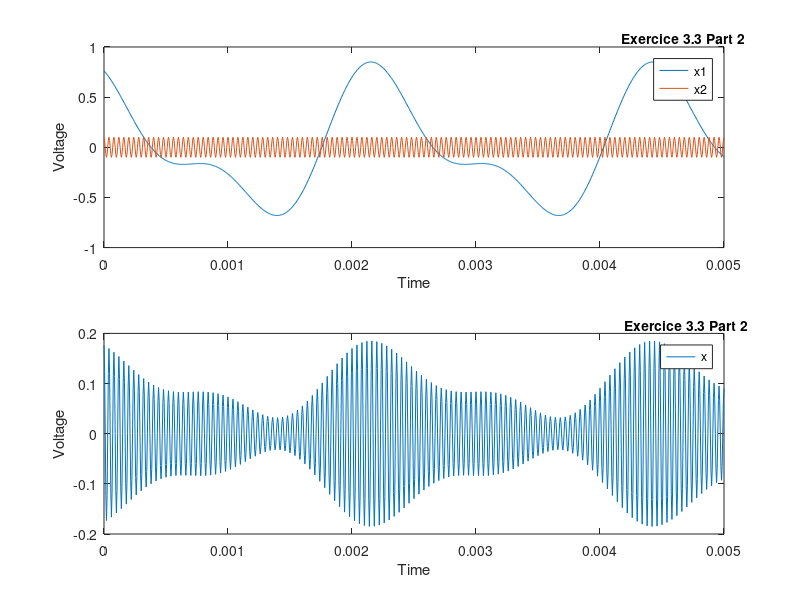

Write the MATLAB code that produced this figure. (Note: this script raises an error after producing the figure.)
% Lab 1
% Samuel Riedo
% 7 October 2016

%% Section 3.1

xaxis=[-4 -3 -2 -1 0 1 2 3 4 5 6];
yaxis=[0 0 0 0 4 3 2 1 0 0 0];

plot(xaxis, yaxis), grid on
hold on;                                    % Without hold on, stem graph erase plot graph
stem(xaxis, yaxis), grid on

legend('plot','stem')                       % Graph comments
title(legend,'Exercice 3.1')
xlabel('x[ln]') 
ylabel('n') 

%% Section 3.2

t = (-1:10e-5:1);                           % -1 < t < 1 with 10us incr
f = 2;
y = 2*pi*f*t;
plot(t, (sin(2*pi*f*t)) + ((1/3)*sin(2*pi*3*f*t)) + ((1/5)*sin(2*pi*5*f*t)) + ((1/7)*sin(2*pi*7*f*t))), grid on
hold on;
plot(t, cos(y) + cos(3*y)/9 + cos(5*y)/25 + cos(7*y)/49), grid on

legend('x1','x2')                           % Graph comments
title(legend,'Exercice 3.2')
xlabel('Voltage') 
ylabel('Time') 

%% Section 3.3

% Part 1

t = (0:5e-6:0.005);                         % 0 < t < 5 with 5us incr
y = 2*pi*440*t;
x1 = 0.6*cos(y)+0.3*cos(2*y + 1);
x2 = 0.1*cos(2*pi*25000*t);

x = (1+x1).*x2;
plot (t, x), grid on
legend('x')                                 % Graph comments
title(legend,'Exercice 3.3 Part 1')
xlabel('Time') 
ylabel('Voltage') 

% part 2

subplot(2, 1, 1); plot (t, x1), hold on, plot (t, x2)
legend('x1', 'x2')                          % Graph comments
title(legend,'Exercice 3.3 Part 2')
xlabel('Time') 
ylabel('Voltage')

subplot(2, 1, 2); plot (t, x)
legend('x')                                 % Graph comments
title(legend,'Exercice 3.3 Part 2')
xlabel('Time') 
ylabel('Voltage')
 

% 3.4

% Part 1
t = (-1:10e-6:1);                           % -1 < t < 1 with 10us incr
plot(t, InverseFourier(250)), grid on

% Part 2
t = (0:5e-6:5);                             % 0 < t < 5 with 5us incr
y = 2*pi*440*t;
sound(0.6*cos(y)+0.3*cos(2*y + 1), 200000)  % 200000 because 1/5e-6 in t

% Part 3
t = (0:5e-6:5);                             % 0 < t < 5 with 5us incr
z = [t(1: round((1/5)*length(t))) ones(1,round((4/5)*length(t)))];
k = 0.6*cos(y)+0.3*cos(2*y + 1);

sound(0.6*cos(y)+0.3*cos(2*y + 1).*z, 200000)

subplot(2, 1, 1); plot (t, k)
legend('Son sans attaque')                  % Graph comments
title(legend,'Attaque du son')
xlabel('Time') 
ylabel('Voltage')

subplot(2, 1, 2); plot (t, k.*z)
legend('Son avec attauque')                 % Graph comments
title(legend,'Attaque du son')
xlabel('Time') 
ylabel('Voltage')